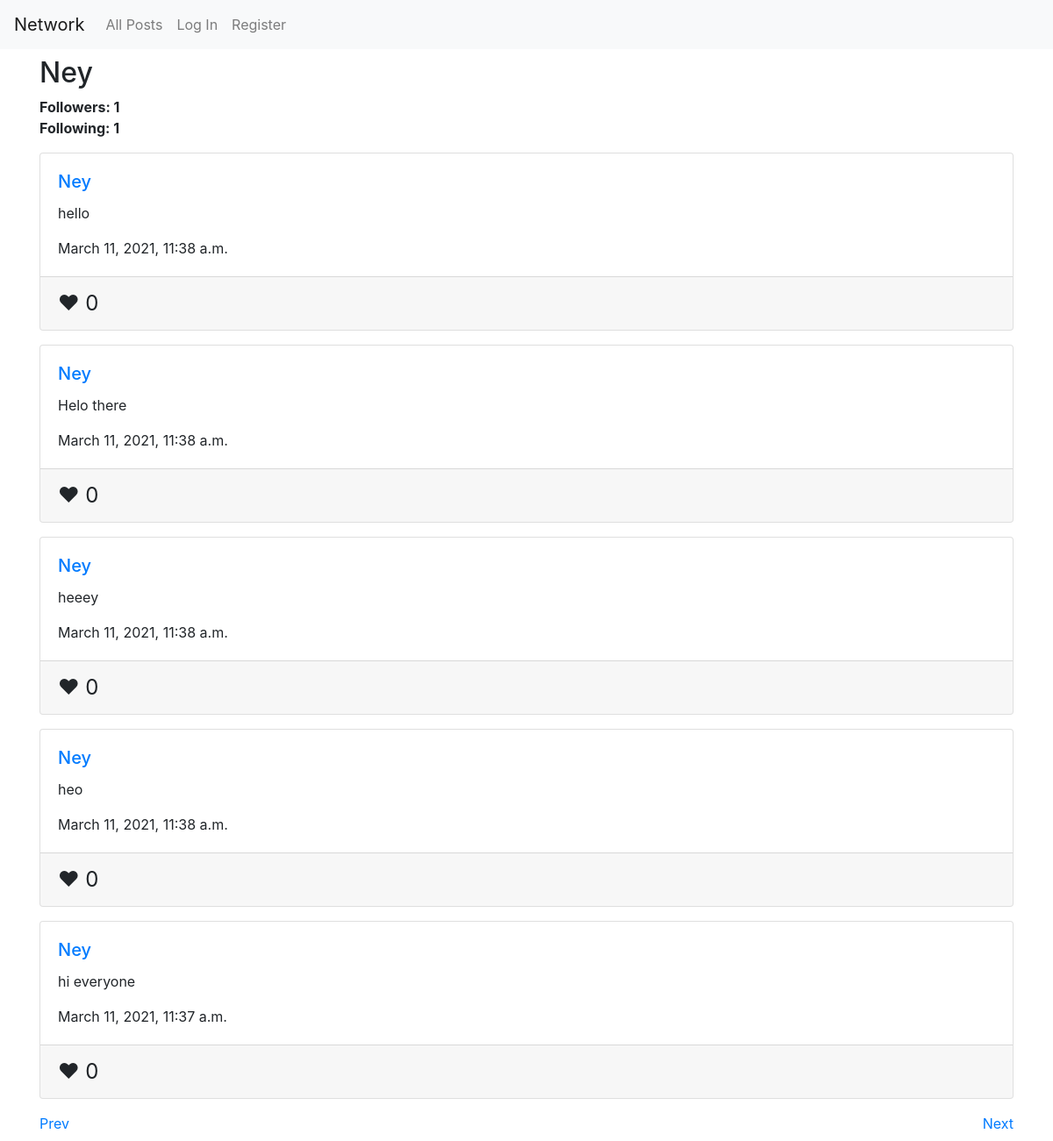
Screenshot of /Ney/?page=2 with the database file from the repository.
### network/models.py (models this page shows)
class User(AbstractUser):
    follows = models.ManyToManyField(
        'self',
        related_name='followed_by',
        symmetrical=False
    )
    likes = models.ManyToManyField(
        'network.Post',
        related_name='liked_by',
    )
    def is_followed_by(self):
        return self.followed_by.count()

class Post(models.Model):
    content = models.CharField(max_length=126)
    author = models.ForeignKey("network.User", on_delete=models.CASCADE, related_name="posts")
    date_created = models.DateTimeField(default=timezone.now)
    class Meta:
        ordering = ('-date_created',)

### network/views.py (the view, shortened to what this page needs)
# urls.py: path("<str:username>/", views.ProfileView.as_view(), name="profile"),
class ProfileView(View):
    def get(self, request, username, *args, **kwargs):
        profile_user = User.objects.get(username=username)
        post_list = profile_user.posts.all()
        page = request.GET.get('page', 1)
        posts = paginate(post_list, page)
        context = {'profile_user': profile_user,'posts': posts}
        return render(request, "network/profile.html", context)

### network/views.py (called while the page is built)
def paginate(post_list, page):
    paginator = Paginator(post_list, 5)
    try:
        posts = paginator.page(page)
    except PageNotAnInteger:
        posts = paginator.page(1)
    except EmptyPage:
        posts = paginator.page(paginator.num_pages)
    return posts

### network/templates/network/profile.html (shortened to what this page needs)
{% extends "network/layout.html" %}
{% block body %}
    <div class="profile-header">
        <h2>{{ profile_user.username }}</h2>
        <span class="follows"><strong>Followers:    {{ profile_user.follows.count }}</strong></span>
        <br>
        <span class="following"><strong>Following:    {{ profile_user.is_followed_by }}</strong></span>
        <br>
    </div>
    {% include 'network/new_post.html' %}
{% endblock %}

### network/templates/network/new_post.html (shortened to what this page needs)
{% for post in posts %}
    <div class="card post-card my-3">
        <div class="card-body card-content">
            <h5 class="card-title"><a href="{% url 'profile' post.author.username %}">{{ post.author.username }}</a></h5>
            <p class="card-text">{{ post.content }}</p>
            <p class="card-text">{{ post.date_created }}</p>
        </div>
        <div class="card-footer">
            <div class="likes" data-post-id="{{ post.id }}">
                <span class="{% if user.is_authenticated %}like-button {% endif %}{% if user in post.liked_by.all %}liked{% endif %}">&#9829;</span>
                <span class="like-count">{{ post.liked_by.count }}</span>
            </div>
        </div>
    </div>
    {% empty %}
    <p>There are no posts.</p>
{% endfor %}
{% if posts.has_other_pages %}
    <div class="pages">
        {% if posts.has_previous %}
        <a href="?page={{ posts.previous_page_number }}">Prev</a>
        {% endif %}
        {% if posts.has_next %}
        <a href="?page={{ posts.next_page_number }}" class="next">Next</a>
        {% endif %}
    </div>
{% endif %}

### network/static/network/styles.css (style rules this page uses)
.likes { display: inline; font-size: 1.5rem; width: 25%; }
.next { float: right; }

### rows the page displays
User: username "Ney", follows.count "1", is_followed_by "1"
Post: author.username "Ney", content "hello", date_created "March 11, 2021, 11:38 a.m.", liked_by.count "0"
Post: author.username "Ney", content "Helo there", date_created "March 11, 2021, 11:38 a.m.", liked_by.count "0"
Post: author.username "Ney", content "heeey", date_created "March 11, 2021, 11:38 a.m.", liked_by.count "0"
Post: author.username "Ney", content "heo", date_created "March 11, 2021, 11:38 a.m.", liked_by.count "0"
Post: author.username "Ney", content "hi everyone", date_created "March 11, 2021, 11:37 a.m.", liked_by.count "0"
